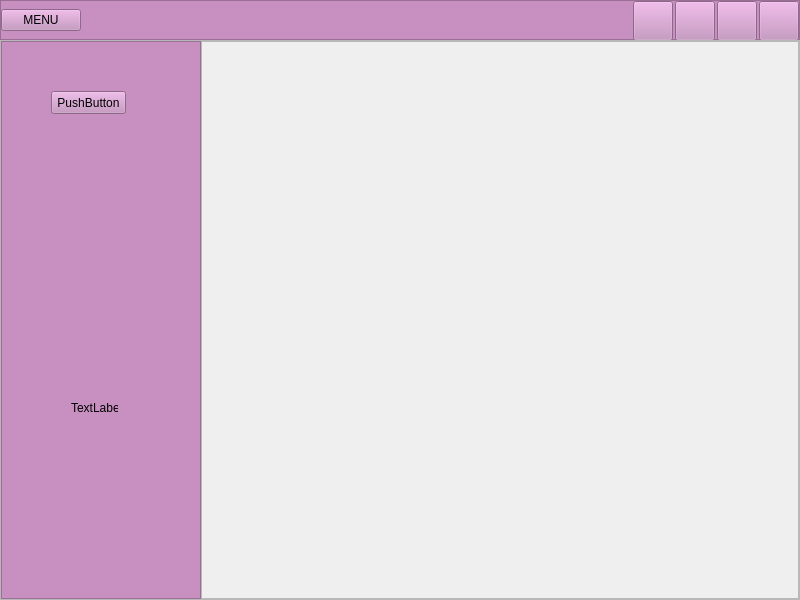
<?xml version="1.0" encoding="UTF-8"?>
<ui version="4.0">
 <class>MainWindow</class>
 <widget class="QMainWindow" name="MainWindow">
  <property name="geometry">
   <rect>
    <x>0</x>
    <y>0</y>
    <width>800</width>
    <height>600</height>
   </rect>
  </property>
  <property name="windowTitle">
   <string>MainWindow</string>
  </property>
  <widget class="QWidget" name="centralwidget">
   <layout class="QVBoxLayout" name="verticalLayout">
    <property name="spacing">
     <number>0</number>
    </property>
    <property name="leftMargin">
     <number>0</number>
    </property>
    <property name="topMargin">
     <number>0</number>
    </property>
    <property name="rightMargin">
     <number>0</number>
    </property>
    <property name="bottomMargin">
     <number>0</number>
    </property>
    <item>
     <widget class="QFrame" name="frame_top">
      <property name="minimumSize">
       <size>
        <width>0</width>
        <height>40</height>
       </size>
      </property>
      <property name="maximumSize">
       <size>
        <width>16777215</width>
        <height>40</height>
       </size>
      </property>
      <property name="styleSheet">
       <string notr="true">background-color: rgb(200, 144, 193);</string>
      </property>
      <property name="frameShape">
       <enum>QFrame::StyledPanel</enum>
      </property>
      <property name="frameShadow">
       <enum>QFrame::Raised</enum>
      </property>
      <layout class="QHBoxLayout" name="horizontalLayout_2">
       <property name="spacing">
        <number>2</number>
       </property>
       <property name="leftMargin">
        <number>0</number>
       </property>
       <property name="topMargin">
        <number>0</number>
       </property>
       <property name="rightMargin">
        <number>0</number>
       </property>
       <property name="bottomMargin">
        <number>0</number>
       </property>
       <item>
        <widget class="QPushButton" name="pushButton_5">
         <property name="text">
          <string>MENU</string>
         </property>
        </widget>
       </item>
       <item>
        <spacer name="horizontalSpacer">
         <property name="orientation">
          <enum>Qt::Horizontal</enum>
         </property>
         <property name="sizeHint" stdset="0">
          <size>
           <width>582</width>
           <height>20</height>
          </size>
         </property>
        </spacer>
       </item>
       <item>
        <widget class="QPushButton" name="pushButton_4">
         <property name="minimumSize">
          <size>
           <width>0</width>
           <height>40</height>
          </size>
         </property>
         <property name="text">
          <string/>
         </property>
        </widget>
       </item>
       <item>
        <widget class="QPushButton" name="pushButton_3">
         <property name="minimumSize">
          <size>
           <width>0</width>
           <height>40</height>
          </size>
         </property>
         <property name="text">
          <string/>
         </property>
        </widget>
       </item>
       <item>
        <widget class="QPushButton" name="pushButton_2">
         <property name="minimumSize">
          <size>
           <width>0</width>
           <height>40</height>
          </size>
         </property>
         <property name="text">
          <string/>
         </property>
        </widget>
       </item>
       <item>
        <widget class="QPushButton" name="pushButton">
         <property name="minimumSize">
          <size>
           <width>0</width>
           <height>40</height>
          </size>
         </property>
         <property name="text">
          <string/>
         </property>
         <property name="icon">
          <iconset>
           <normaloff>icons/x.svg</normaloff>icons/x.svg</iconset>
         </property>
        </widget>
       </item>
      </layout>
     </widget>
    </item>
    <item>
     <widget class="QFrame" name="frame_main">
      <property name="minimumSize">
       <size>
        <width>0</width>
        <height>40</height>
       </size>
      </property>
      <property name="frameShape">
       <enum>QFrame::StyledPanel</enum>
      </property>
      <property name="frameShadow">
       <enum>QFrame::Raised</enum>
      </property>
      <layout class="QHBoxLayout" name="horizontalLayout">
       <property name="spacing">
        <number>0</number>
       </property>
       <property name="leftMargin">
        <number>0</number>
       </property>
       <property name="topMargin">
        <number>0</number>
       </property>
       <property name="rightMargin">
        <number>0</number>
       </property>
       <property name="bottomMargin">
        <number>0</number>
       </property>
       <item>
        <widget class="QFrame" name="frame">
         <property name="minimumSize">
          <size>
           <width>200</width>
           <height>0</height>
          </size>
         </property>
         <property name="maximumSize">
          <size>
           <width>200</width>
           <height>16777215</height>
          </size>
         </property>
         <property name="styleSheet">
          <string notr="true">background-color: rgb(200, 144, 193);</string>
         </property>
         <property name="frameShape">
          <enum>QFrame::StyledPanel</enum>
         </property>
         <property name="frameShadow">
          <enum>QFrame::Raised</enum>
         </property>
         <widget class="QPushButton" name="pushButton_6">
          <property name="geometry">
           <rect>
            <x>50</x>
            <y>50</y>
            <width>75</width>
            <height>23</height>
           </rect>
          </property>
          <property name="text">
           <string>PushButton</string>
          </property>
         </widget>
         <widget class="QLabel" name="label">
          <property name="geometry">
           <rect>
            <x>70</x>
            <y>360</y>
            <width>47</width>
            <height>13</height>
           </rect>
          </property>
          <property name="text">
           <string>TextLabel</string>
          </property>
         </widget>
        </widget>
       </item>
       <item>
        <widget class="QFrame" name="frame_centor">
         <property name="frameShape">
          <enum>QFrame::StyledPanel</enum>
         </property>
         <property name="frameShadow">
          <enum>QFrame::Raised</enum>
         </property>
         <layout class="QVBoxLayout" name="verticalLayout_2">
          <property name="spacing">
           <number>0</number>
          </property>
          <property name="leftMargin">
           <number>0</number>
          </property>
          <property name="topMargin">
           <number>0</number>
          </property>
          <property name="rightMargin">
           <number>0</number>
          </property>
          <property name="bottomMargin">
           <number>0</number>
          </property>
          <item>
           <widget class="QStackedWidget" name="stackedWidget">
            <widget class="QWidget" name="page"/>
            <widget class="QWidget" name="page_2"/>
           </widget>
          </item>
         </layout>
        </widget>
       </item>
      </layout>
     </widget>
    </item>
   </layout>
  </widget>
 </widget>
 <resources/>
 <connections/>
</ui>
